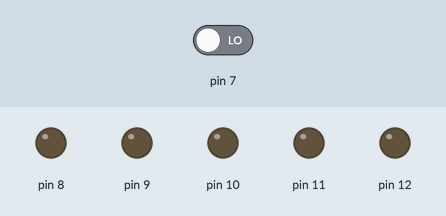
Simulated run of this sketch. Board: Arduino Uno, built with avr-gcc and run on an emulated ATmega328P. Parts: output pins drawn as LEDs (lit = HIGH). Inputs (shaded band) come from the test bench; at power-on: pin 7 LOW.

Above: at 1.2 s.
1.3 s: pin 7 driven HIGH
At 1.7 s:
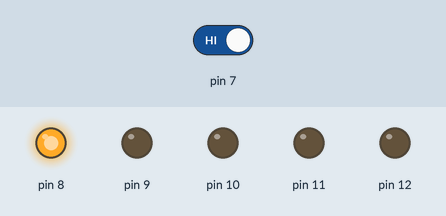
At 3.6 s:
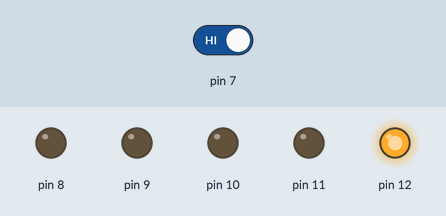
4.3 s: pin 7 driven LOW
At 4.7 s:
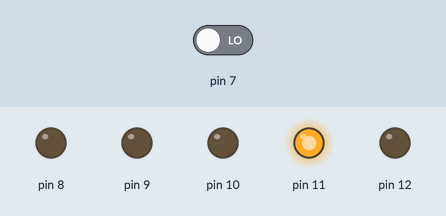
Timing chart, 0 to 7.8 s (numbered marks = the images above; inputs shaded):
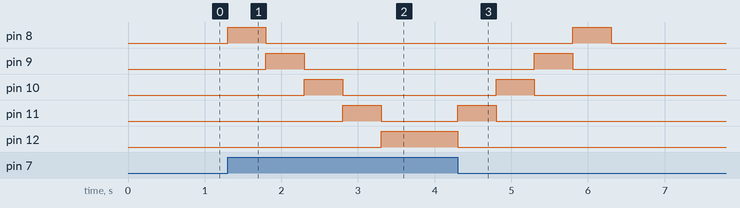

The sketch:

coche_fantastico_mejorado.ino
```cpp
void setup(){
  pinMode(7,INPUT);
  for(int pin = 8;pin <13;pin++){
    pinMode(pin,OUTPUT);} }
void loop(){
  int valorboton = digitalRead(7);
  if (valorboton==1){
    for(int pin = 8;pin <13;pin++){
      digitalWrite(pin,HIGH);
      delay(500);
      digitalWrite(pin,LOW);}
    for(int pin = 12;pin >7;pin--){
      digitalWrite(pin,HIGH);
      delay(500);
      digitalWrite(pin,LOW);}}
  else{
    for(int pin = 8;pin <13;pin++){
      digitalWrite(pin,LOW);} } }
```

Measured:
- after the input at 1.3 s, pin 8: LOW → HIGH at once, → LOW 0.50 s later; pin 9: LOW → HIGH after 0.50 s, → LOW 0.50 s later; pin 10: LOW → HIGH after 1.0 s, → LOW 0.50 s later; pin 11: LOW → HIGH after 1.5 s, → LOW 0.50 s later; pin 12: LOW → HIGH after 2.0 s
- after the input at 4.3 s, pin 9: goes on until 5.8 s, then stays LOW; pin 10: goes on until 5.3 s, then stays LOW; pin 11: goes on until 4.8 s, then stays LOW; pin 12: goes on until 4.3 s, then stays LOW
